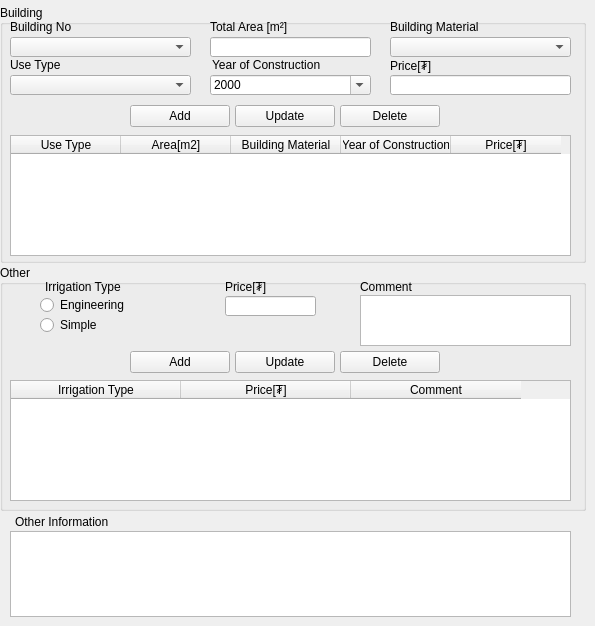
   <widget class="QWidget" name="agriculture_other_tab">
    <attribute name="title">
     <string>Agriculture Other</string>
    </attribute>
    <widget class="QGroupBox" name="groupBox_5">
     <property name="geometry">
      <rect>
       <x>0</x>
       <y>5</y>
       <width>586</width>
       <height>258</height>
      </rect>
     </property>
     <property name="title">
      <string>Building</string>
     </property>
     <widget class="QLabel" name="useTypeLabel_3">
      <property name="geometry">
       <rect>
        <x>10</x>
        <y>50</y>
        <width>181</width>
        <height>20</height>
       </rect>
      </property>
      <property name="minimumSize">
       <size>
        <width>0</width>
        <height>20</height>
       </size>
      </property>
      <property name="maximumSize">
       <size>
        <width>16777215</width>
        <height>20</height>
       </size>
      </property>
      <property name="text">
       <string>Use Type</string>
      </property>
     </widget>
     <widget class="QComboBox" name="a_building_use_type_cbox">
      <property name="geometry">
       <rect>
        <x>10</x>
        <y>70</y>
        <width>181</width>
        <height>20</height>
       </rect>
      </property>
      <property name="minimumSize">
       <size>
        <width>0</width>
        <height>20</height>
       </size>
      </property>
      <property name="maximumSize">
       <size>
        <width>16777215</width>
        <height>20</height>
       </size>
      </property>
     </widget>
     <widget class="QComboBox" name="a_building_material_cbox">
      <property name="geometry">
       <rect>
        <x>390</x>
        <y>32</y>
        <width>181</width>
        <height>20</height>
       </rect>
      </property>
      <property name="minimumSize">
       <size>
        <width>0</width>
        <height>20</height>
       </size>
      </property>
      <property name="maximumSize">
       <size>
        <width>16777215</width>
        <height>20</height>
       </size>
      </property>
     </widget>
     <widget class="QLabel" name="BuildingInfoMaterialLabel_3">
      <property name="geometry">
       <rect>
        <x>390</x>
        <y>12</y>
        <width>186</width>
        <height>20</height>
       </rect>
      </property>
      <property name="minimumSize">
       <size>
        <width>0</width>
        <height>20</height>
       </size>
      </property>
      <property name="maximumSize">
       <size>
        <width>16777215</width>
        <height>20</height>
       </size>
      </property>
      <property name="text">
       <string>Building Material</string>
      </property>
     </widget>
     <widget class="QDateEdit" name="a_buidling_construction_dateEdit">
      <property name="geometry">
       <rect>
        <x>210</x>
        <y>70</y>
        <width>161</width>
        <height>20</height>
       </rect>
      </property>
      <property name="minimumSize">
       <size>
        <width>0</width>
        <height>20</height>
       </size>
      </property>
      <property name="maximumSize">
       <size>
        <width>16777215</width>
        <height>20</height>
       </size>
      </property>
      <property name="displayFormat">
       <string>yyyy</string>
      </property>
      <property name="calendarPopup">
       <bool>true</bool>
      </property>
     </widget>
     <widget class="QLabel" name="yearConstructionLabel_4">
      <property name="geometry">
       <rect>
        <x>212</x>
        <y>50</y>
        <width>156</width>
        <height>20</height>
       </rect>
      </property>
      <property name="minimumSize">
       <size>
        <width>0</width>
        <height>20</height>
       </size>
      </property>
      <property name="maximumSize">
       <size>
        <width>16777215</width>
        <height>20</height>
       </size>
      </property>
      <property name="text">
       <string>Year of Construction</string>
      </property>
     </widget>
     <widget class="QLineEdit" name="a_building_area_edit">
      <property name="geometry">
       <rect>
        <x>210</x>
        <y>32</y>
        <width>161</width>
        <height>20</height>
       </rect>
      </property>
     </widget>
     <widget class="QLabel" name="totalareaLabel_4">
      <property name="geometry">
       <rect>
        <x>210</x>
        <y>12</y>
        <width>156</width>
        <height>20</height>
       </rect>
      </property>
      <property name="minimumSize">
       <size>
        <width>0</width>
        <height>20</height>
       </size>
      </property>
      <property name="maximumSize">
       <size>
        <width>16777215</width>
        <height>20</height>
       </size>
      </property>
      <property name="text">
       <string>Total Area [m²]</string>
      </property>
     </widget>
     <widget class="QTableWidget" name="a_building_twidget">
      <property name="geometry">
       <rect>
        <x>10</x>
        <y>130</y>
        <width>561</width>
        <height>121</height>
       </rect>
      </property>
      <attribute name="horizontalHeaderDefaultSectionSize">
       <number>110</number>
      </attribute>
      <column>
       <property name="text">
        <string>Use Type</string>
       </property>
      </column>
      <column>
       <property name="text">
        <string>Area[m2]</string>
       </property>
      </column>
      <column>
       <property name="text">
        <string>Building Material</string>
       </property>
      </column>
      <column>
       <property name="text">
        <string>Year of Construction</string>
       </property>
      </column>
      <column>
       <property name="text">
        <string>Price[₮]</string>
       </property>
      </column>
     </widget>
     <widget class="QPushButton" name="a_building_add_button">
      <property name="geometry">
       <rect>
        <x>130</x>
        <y>100</y>
        <width>100</width>
        <height>22</height>
       </rect>
      </property>
      <property name="sizePolicy">
       <sizepolicy hsizetype="Fixed" vsizetype="Fixed">
        <horstretch>0</horstretch>
        <verstretch>0</verstretch>
       </sizepolicy>
      </property>
      <property name="minimumSize">
       <size>
        <width>0</width>
        <height>22</height>
       </size>
      </property>
      <property name="maximumSize">
       <size>
        <width>100</width>
        <height>22</height>
       </size>
      </property>
      <property name="text">
       <string>Add</string>
      </property>
     </widget>
     <widget class="QPushButton" name="a_building_delete_button">
      <property name="geometry">
       <rect>
        <x>340</x>
        <y>100</y>
        <width>100</width>
        <height>22</height>
       </rect>
      </property>
      <property name="minimumSize">
       <size>
        <width>0</width>
        <height>22</height>
       </size>
      </property>
      <property name="maximumSize">
       <size>
        <width>100</width>
        <height>22</height>
       </size>
      </property>
      <property name="text">
       <string>Delete</string>
      </property>
     </widget>
     <widget class="QPushButton" name="a_building_updatebutton">
      <property name="geometry">
       <rect>
        <x>235</x>
        <y>100</y>
        <width>100</width>
        <height>22</height>
       </rect>
      </property>
      <property name="sizePolicy">
       <sizepolicy hsizetype="Fixed" vsizetype="Fixed">
        <horstretch>0</horstretch>
        <verstretch>0</verstretch>
       </sizepolicy>
      </property>
      <property name="minimumSize">
       <size>
        <width>0</width>
        <height>22</height>
       </size>
      </property>
      <property name="maximumSize">
       <size>
        <width>100</width>
        <height>22</height>
       </size>
      </property>
      <property name="text">
       <string>Update</string>
      </property>
     </widget>
     <widget class="QLabel" name="totalareaLabel_15">
      <property name="geometry">
       <rect>
        <x>390</x>
        <y>51</y>
        <width>181</width>
        <height>20</height>
       </rect>
      </property>
      <property name="minimumSize">
       <size>
        <width>0</width>
        <height>20</height>
       </size>
      </property>
      <property name="maximumSize">
       <size>
        <width>16777215</width>
        <height>20</height>
       </size>
      </property>
      <property name="text">
       <string>Price[₮]</string>
      </property>
     </widget>
     <widget class="QLineEdit" name="a_building_price_edit">
      <property name="geometry">
       <rect>
        <x>390</x>
        <y>70</y>
        <width>181</width>
        <height>20</height>
       </rect>
      </property>
     </widget>
     <widget class="QLabel" name="useTypeLabel_11">
      <property name="geometry">
       <rect>
        <x>10</x>
        <y>12</y>
        <width>181</width>
        <height>20</height>
       </rect>
      </property>
      <property name="minimumSize">
       <size>
        <width>0</width>
        <height>20</height>
       </size>
      </property>
      <property name="maximumSize">
       <size>
        <width>16777215</width>
        <height>20</height>
       </size>
      </property>
      <property name="text">
       <string>Building No</string>
      </property>
     </widget>
     <widget class="QComboBox" name="a_building_no_cbox">
      <property name="geometry">
       <rect>
        <x>10</x>
        <y>32</y>
        <width>181</width>
        <height>20</height>
       </rect>
      </property>
      <property name="minimumSize">
       <size>
        <width>0</width>
        <height>20</height>
       </size>
      </property>
      <property name="maximumSize">
       <size>
        <width>16777215</width>
        <height>20</height>
       </size>
      </property>
     </widget>
    </widget>
    <widget class="QGroupBox" name="groupBox_6">
     <property name="geometry">
      <rect>
       <x>0</x>
       <y>265</y>
       <width>586</width>
       <height>246</height>
      </rect>
     </property>
     <property name="title">
      <string>Other</string>
     </property>
     <widget class="QLabel" name="useTypeLabel_4">
      <property name="geometry">
       <rect>
        <x>45</x>
        <y>12</y>
        <width>156</width>
        <height>20</height>
       </rect>
      </property>
      <property name="minimumSize">
       <size>
        <width>0</width>
        <height>20</height>
       </size>
      </property>
      <property name="maximumSize">
       <size>
        <width>16777215</width>
        <height>20</height>
       </size>
      </property>
      <property name="text">
       <string>Irrigation Type</string>
      </property>
     </widget>
     <widget class="QLabel" name="BuildingInfoMaterialLabel_4">
      <property name="geometry">
       <rect>
        <x>360</x>
        <y>12</y>
        <width>196</width>
        <height>20</height>
       </rect>
      </property>
      <property name="minimumSize">
       <size>
        <width>0</width>
        <height>20</height>
       </size>
      </property>
      <property name="maximumSize">
       <size>
        <width>16777215</width>
        <height>20</height>
       </size>
      </property>
      <property name="text">
       <string>Comment  </string>
      </property>
     </widget>
     <widget class="QTableWidget" name="a_other_twidget">
      <property name="geometry">
       <rect>
        <x>10</x>
        <y>115</y>
        <width>561</width>
        <height>121</height>
       </rect>
      </property>
      <attribute name="horizontalHeaderDefaultSectionSize">
       <number>170</number>
      </attribute>
      <column>
       <property name="text">
        <string>Irrigation Type</string>
       </property>
      </column>
      <column>
       <property name="text">
        <string>Price[₮]</string>
       </property>
      </column>
      <column>
       <property name="text">
        <string>Comment</string>
       </property>
      </column>
     </widget>
     <widget class="QPushButton" name="a_other_add_button">
      <property name="geometry">
       <rect>
        <x>130</x>
        <y>86</y>
        <width>100</width>
        <height>22</height>
       </rect>
      </property>
      <property name="sizePolicy">
       <sizepolicy hsizetype="Fixed" vsizetype="Fixed">
        <horstretch>0</horstretch>
        <verstretch>0</verstretch>
       </sizepolicy>
      </property>
      <property name="minimumSize">
       <size>
        <width>0</width>
        <height>22</height>
       </size>
      </property>
      <property name="maximumSize">
       <size>
        <width>100</width>
        <height>22</height>
       </size>
      </property>
      <property name="text">
       <string>Add</string>
      </property>
     </widget>
     <widget class="QPushButton" name="a_other_delete_button">
      <property name="geometry">
       <rect>
        <x>340</x>
        <y>86</y>
        <width>100</width>
        <height>22</height>
       </rect>
      </property>
      <property name="minimumSize">
       <size>
        <width>0</width>
        <height>22</height>
       </size>
      </property>
      <property name="maximumSize">
       <size>
        <width>100</width>
        <height>22</height>
       </size>
      </property>
      <property name="text">
       <string>Delete</string>
      </property>
     </widget>
     <widget class="QPushButton" name="a_other_update_button">
      <property name="geometry">
       <rect>
        <x>235</x>
        <y>86</y>
        <width>100</width>
        <height>22</height>
       </rect>
      </property>
      <property name="sizePolicy">
       <sizepolicy hsizetype="Fixed" vsizetype="Fixed">
        <horstretch>0</horstretch>
        <verstretch>0</verstretch>
       </sizepolicy>
      </property>
      <property name="minimumSize">
       <size>
        <width>0</width>
        <height>22</height>
       </size>
      </property>
      <property name="maximumSize">
       <size>
        <width>100</width>
        <height>22</height>
       </size>
      </property>
      <property name="text">
       <string>Update</string>
      </property>
     </widget>
     <widget class="QLabel" name="totalareaLabel_16">
      <property name="geometry">
       <rect>
        <x>225</x>
        <y>12</y>
        <width>131</width>
        <height>20</height>
       </rect>
      </property>
      <property name="minimumSize">
       <size>
        <width>0</width>
        <height>20</height>
       </size>
      </property>
      <property name="maximumSize">
       <size>
        <width>16777215</width>
        <height>20</height>
       </size>
      </property>
      <property name="text">
       <string>Price[₮]</string>
      </property>
     </widget>
     <widget class="QLineEdit" name="a_other_price_edit">
      <property name="geometry">
       <rect>
        <x>225</x>
        <y>31</y>
        <width>91</width>
        <height>20</height>
       </rect>
      </property>
     </widget>
     <widget class="QRadioButton" name="a_other_engineering_rbutton">
      <property name="geometry">
       <rect>
        <x>40</x>
        <y>30</y>
        <width>171</width>
        <height>20</height>
       </rect>
      </property>
      <property name="minimumSize">
       <size>
        <width>0</width>
        <height>20</height>
       </size>
      </property>
      <property name="maximumSize">
       <size>
        <width>16777215</width>
        <height>20</height>
       </size>
      </property>
      <property name="text">
       <string>Engineering</string>
      </property>
     </widget>
     <widget class="QRadioButton" name="a_other_simple_rbutton">
      <property name="geometry">
       <rect>
        <x>40</x>
        <y>50</y>
        <width>166</width>
        <height>20</height>
       </rect>
      </property>
      <property name="minimumSize">
       <size>
        <width>0</width>
        <height>20</height>
       </size>
      </property>
      <property name="maximumSize">
       <size>
        <width>16777215</width>
        <height>20</height>
       </size>
      </property>
      <property name="text">
       <string>Simple</string>
      </property>
     </widget>
     <widget class="QTextEdit" name="a_other_comment_edit">
      <property name="geometry">
       <rect>
        <x>360</x>
        <y>30</y>
        <width>211</width>
        <height>51</height>
       </rect>
      </property>
     </widget>
    </widget>
    <widget class="QLabel" name="label_6">
     <property name="geometry">
      <rect>
       <x>15</x>
       <y>514</y>
       <width>166</width>
       <height>16</height>
      </rect>
     </property>
     <property name="text">
      <string>Other Information</string>
     </property>
    </widget>
    <widget class="QTextEdit" name="a_other_info_edit">
     <property name="geometry">
      <rect>
       <x>10</x>
       <y>531</y>
       <width>561</width>
       <height>86</height>
      </rect>
     </property>
    </widget>
   </widget>
